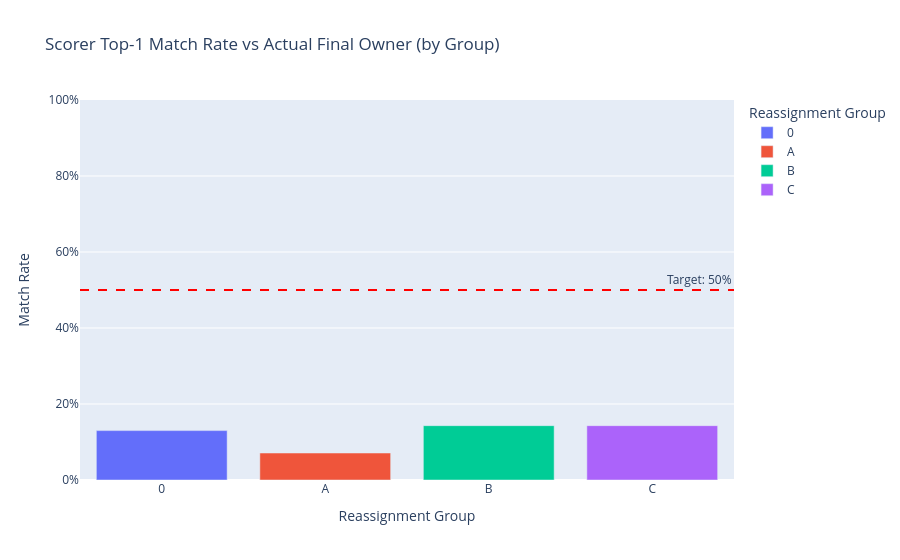

The notebook cell this image was saved under:
### Code cell
fig = px.bar(by_group.reset_index(), x="final_group", y="top_match_actual",
             title="Scorer Top-1 Match Rate vs Actual Final Owner (by Group)",
             labels={"final_group": "Reassignment Group", "top_match_actual": "Match Rate"},
             color="final_group",
             category_orders={"final_group": ["0", "A", "B", "C"]})
fig.add_hline(y=0.50, line_dash="dash", line_color="red",
              annotation_text="Target: 50%")
fig.update_yaxes(tickformat=".0%", range=[0, 1])
fig.show()

df_scores.to_csv(DATA / "step5_scorer_results.csv", index=False)
print("Saved → data/step5_scorer_results.csv")

### Figure 1 — Plotly figure (JSON) as saved in the notebook; plotly's stock layout.template omitted (floating-point values rounded to 4 significant figures)
{"data": [{"alignmentgroup": "True", "hovertemplate": "Reassignment Group=%{x}<br>Match Rate=%{y}<extra></extra>", "legendgroup": "0", "marker": {"color": "#636efa", "pattern": {"shape": ""}}, "name": "0", "offsetgroup": "0", "orientation": "v", "showlegend": true, "textposition": "auto", "type": "bar", "x": ["0"], "xaxis": "x", "y": [0.13], "yaxis": "y"}, {"alignmentgroup": "True", "hovertemplate": "Reassignment Group=%{x}<br>Match Rate=%{y}<extra></extra>", "legendgroup": "A", "marker": {"color": "#EF553B", "pattern": {"shape": ""}}, "name": "A", "offsetgroup": "A", "orientation": "v", "showlegend": true, "textposition": "auto", "type": "bar", "x": ["A"], "xaxis": "x", "y": [0.071], "yaxis": "y"}, {"alignmentgroup": "True", "hovertemplate": "Reassignment Group=%{x}<br>Match Rate=%{y}<extra></extra>", "legendgroup": "B", "marker": {"color": "#00cc96", "pattern": {"shape": ""}}, "name": "B", "offsetgroup": "B", "orientation": "v", "showlegend": true, "textposition": "auto", "type": "bar", "x": ["B"], "xaxis": "x", "y": [0.143], "yaxis": "y"}, {"alignmentgroup": "True", "hovertemplate": "Reassignment Group=%{x}<br>Match Rate=%{y}<extra></extra>", "legendgroup": "C", "marker": {"color": "#ab63fa", "pattern": {"shape": ""}}, "name": "C", "offsetgroup": "C", "orientation": "v", "showlegend": true, "textposition": "auto", "type": "bar", "x": ["C"], "xaxis": "x", "y": [0.143], "yaxis": "y"}], "layout": {"annotations": [{"showarrow": false, "text": "Target: 50%", "x": 1, "xanchor": "right", "xref": "x domain", "y": 0.5, "yanchor": "bottom", "yref": "y"}], "barmode": "relative", "legend": {"title": {"text": "Reassignment Group"}, "tracegroupgap": 0}, "shapes": [{"line": {"color": "red", "dash": "dash"}, "type": "line", "x0": 0, "x1": 1, "xref": "x domain", "y0": 0.5, "y1": 0.5, "yref": "y"}], "title": {"text": "Scorer Top-1 Match Rate vs Actual Final Owner (by Group)"}, "xaxis": {"anchor": "y", "categoryarray": ["0", "A", "B", "C"], "categoryorder": "array", "domain": [0.0, 1.0], "title": {"text": "Reassignment Group"}}, "yaxis": {"anchor": "x", "domain": [0.0, 1.0], "range": [0, 1], "tickformat": ".0%", "title": {"text": "Match Rate"}}}}
